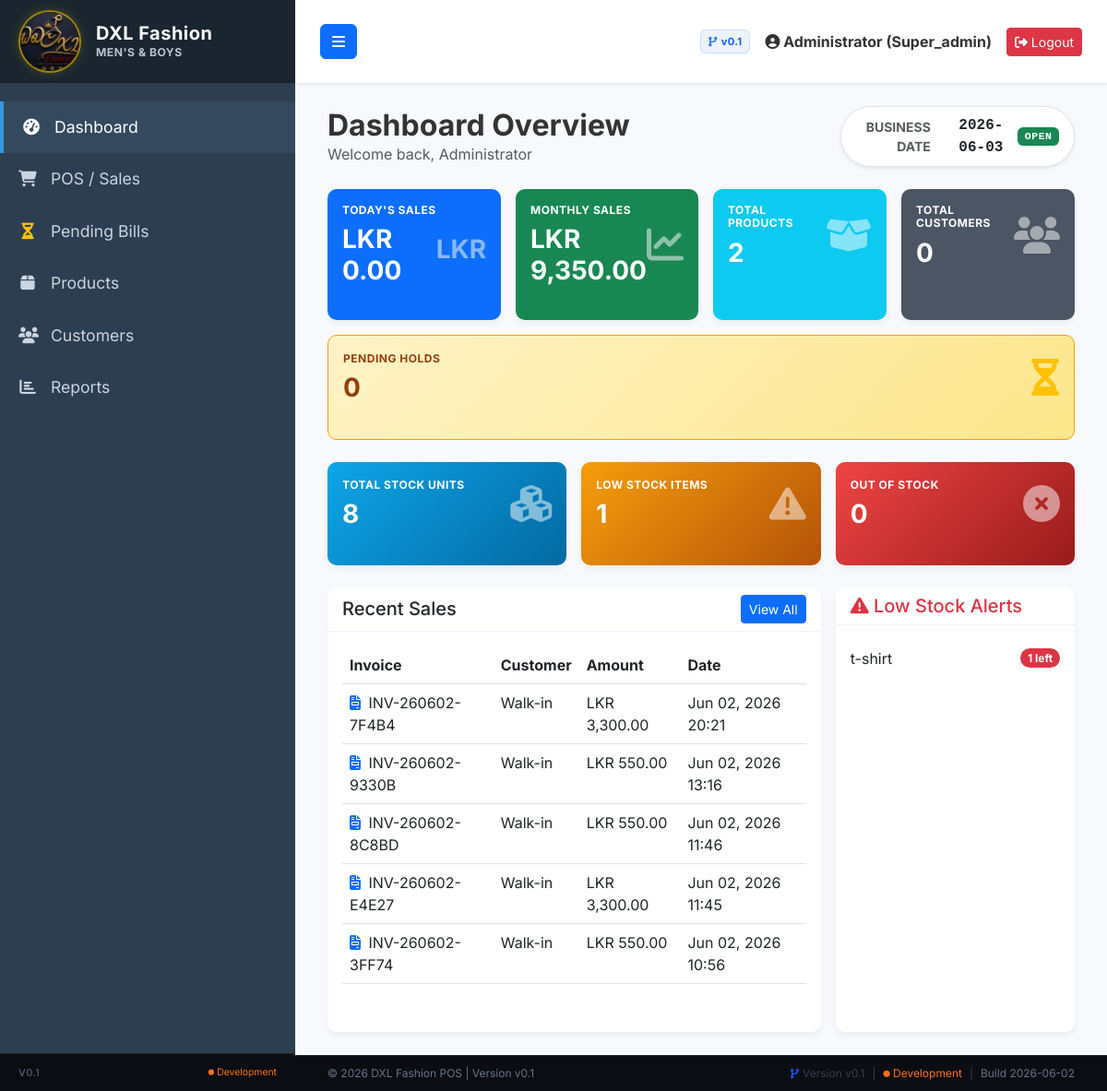
/dashboard.php (signed in), run on the app's committed database.
### tables this page shows
CREATE TABLE `day_end_sessions` (
  `id` int(11) NOT NULL AUTO_INCREMENT,
  `business_date` date NOT NULL,
  `status` enum('open','closed') NOT NULL DEFAULT 'open',
  `opened_at` timestamp NOT NULL DEFAULT current_timestamp(),
  `closed_at` timestamp NULL DEFAULT NULL,
  `opened_by` int(11) DEFAULT NULL,
  `closed_by` int(11) DEFAULT NULL,
  `total_sales` decimal(10,2) NOT NULL DEFAULT 0.00,
  `total_tax` decimal(10,2) NOT NULL DEFAULT 0.00,
  `total_discount` decimal(10,2) NOT NULL DEFAULT 0.00,
  `net_sales` decimal(10,2) NOT NULL DEFAULT 0.00,
  `created_at` timestamp NOT NULL DEFAULT current_timestamp(),
  `total_expenses` decimal(10,2) NOT NULL DEFAULT 0.00,
  `total_purchases` decimal(10,2) NOT NULL DEFAULT 0.00,
  `total_cash_payments` decimal(10,2) NOT NULL DEFAULT 0.00,
  `total_card_payments` decimal(10,2) NOT NULL DEFAULT 0.00,
  `total_pending_bills` int(11) NOT NULL DEFAULT 0,
  `stock_adjustments` int(11) NOT NULL DEFAULT 0,
  `closing_balance` decimal(10,2) NOT NULL DEFAULT 0.00,
  `reopened_by` int(11) DEFAULT NULL,
  `reopened_at` timestamp NULL DEFAULT NULL,
  `reopen_reason` text DEFAULT NULL,
  PRIMARY KEY (`id`),
  UNIQUE KEY `business_date` (`business_date`),
  KEY `fk_des_open_by` (`opened_by`),
  KEY `fk_des_close_by` (`closed_by`),
  KEY `fk_des_reopened_by` (`reopened_by`),
  CONSTRAINT `fk_des_close_by` FOREIGN KEY (`closed_by`) REFERENCES `users` (`id`) ON DELETE SET NULL,
  CONSTRAINT `fk_des_open_by` FOREIGN KEY (`opened_by`) REFERENCES `users` (`id`) ON DELETE SET NULL,
  CONSTRAINT `fk_des_reopened_by` FOREIGN KEY (`reopened_by`) REFERENCES `users` (`id`) ON DELETE SET NULL
);

CREATE TABLE `sales` (
  `id` int(11) NOT NULL AUTO_INCREMENT,
  `invoice_no` varchar(50) NOT NULL,
  `customer_id` int(11) DEFAULT NULL,
  `total_amount` decimal(10,2) NOT NULL DEFAULT 0.00,
  `discount` decimal(10,2) DEFAULT 0.00,
  `tax` decimal(10,2) DEFAULT 0.00,
  `payment_method` varchar(50) DEFAULT 'Cash',
  `card_reference` varchar(4) DEFAULT NULL COMMENT 'Last 4 digits from card machine receipt',
  `paid_amount` decimal(10,2) NOT NULL DEFAULT 0.00,
  `balance` decimal(10,2) NOT NULL DEFAULT 0.00,
  `sale_date` datetime NOT NULL DEFAULT current_timestamp(),
  `created_by` int(11) DEFAULT NULL,
  `print_count` int(11) DEFAULT 1,
  `status` varchar(20) NOT NULL DEFAULT 'COMPLETED',
  `cancelled_at` datetime DEFAULT NULL,
  `cancelled_by` int(11) DEFAULT NULL,
  `cancellation_reason` text DEFAULT NULL,
  PRIMARY KEY (`id`),
  UNIQUE KEY `invoice_no` (`invoice_no`),
  KEY `customer_id` (`customer_id`),
  KEY `created_by` (`created_by`),
  CONSTRAINT `fk_sales_cust` FOREIGN KEY (`customer_id`) REFERENCES `customers` (`id`) ON DELETE SET NULL,
  CONSTRAINT `fk_sales_user` FOREIGN KEY (`created_by`) REFERENCES `users` (`id`) ON DELETE SET NULL
);

CREATE TABLE `products` (
  `id` int(11) NOT NULL AUTO_INCREMENT,
  `category_id` int(11) DEFAULT NULL,
  `brand_id` int(11) DEFAULT NULL,
  `product_name` varchar(255) NOT NULL,
  `barcode` varchar(100) DEFAULT NULL,
  `size` varchar(10) DEFAULT NULL,
  `gender` varchar(20) DEFAULT 'Unisex',
  `color` varchar(50) DEFAULT NULL,
  `purchase_price` decimal(10,2) NOT NULL DEFAULT 0.00,
  `selling_price` decimal(10,2) NOT NULL DEFAULT 0.00,
  `discount_percent` int(11) DEFAULT 0,
  `stock_quantity` int(11) NOT NULL DEFAULT 0,
  `is_featured` tinyint(1) DEFAULT 0,
  `reorder_level` int(11) NOT NULL DEFAULT 5,
  `image` varchar(255) DEFAULT 'default.png',
  `created_at` timestamp NOT NULL DEFAULT current_timestamp(),
  PRIMARY KEY (`id`),
  UNIQUE KEY `barcode` (`barcode`),
  KEY `category_id` (`category_id`),
  KEY `brand_id` (`brand_id`),
  CONSTRAINT `fk_prod_brand` FOREIGN KEY (`brand_id`) REFERENCES `brands` (`id`) ON DELETE SET NULL,
  CONSTRAINT `fk_prod_cat` FOREIGN KEY (`category_id`) REFERENCES `categories` (`id`) ON DELETE SET NULL
);

### dashboard.php (the view, shortened to what the rows shown need)
<?php
require_once 'config/database.php';
require_once 'includes/header.php';
$session_stmt = $pdo->query("SELECT business_date, status FROM day_end_sessions ORDER BY business_date DESC LIMIT 1");
$current_session = $session_stmt->fetch();
$active_business_date = $current_session ? $current_session['business_date'] : date('Y-m-d');
$business_day_status = $current_session ? strtoupper($current_session['status']) : 'OPEN';
$stmt = $pdo->query("
    SELECT s.id, s.invoice_no, s.total_amount, s.sale_date, c.customer_name
    FROM sales s
    LEFT JOIN customers c ON s.customer_id = c.id
    WHERE s.status != 'CANCELLED'
    ORDER BY s.id DESC LIMIT 5
");
$recent_sales = $stmt->fetchAll();
$stmt = $pdo->query("
    SELECT product_name, stock_quantity, reorder_level
    FROM products
    WHERE stock_quantity <= reorder_level
    ORDER BY stock_quantity ASC LIMIT 5
");
$low_stock = $stmt->fetchAll();
?>
<div class="row mb-4 align-items-center">
    <div class="col-md-8 col-sm-12">
        <h2 class="fw-bold m-0">Dashboard Overview</h2>
    </div>
    <div class="col-md-4 col-sm-12 text-md-end mt-3 mt-md-0">
        <div class="d-inline-flex align-items-center bg-white border rounded-pill px-3 py-2 shadow-sm">
            <span class="text-muted small fw-bold me-2">BUSINESS DATE</span>
            <strong class="font-monospace text-dark me-3"><?= htmlspecialchars($active_business_date) ?></strong>
            <span class="badge bg-<?= $business_day_status === 'OPEN' ? 'success' : 'danger' ?> fw-bold font-monospace text-uppercase" style="font-size: 0.72rem; letter-spacing: 0.5px;">
                <?= $business_day_status ?>
            </span>
        </div>
    </div>
</div>
<div class="row g-3">
    <div class="col-md-8">
        <div class="card h-100">
            <div class="card-body">
                <div class="table-responsive">
                    <table class="table table-hover">
                        <thead>
                            <tr>
                                <th>Invoice</th>
                                <th>Customer</th>
                                <th>Amount</th>
                                <th>Date</th>
                            </tr>
                        </thead>
                        <tbody>
                            <?php foreach($recent_sales as $rs): ?>
                            <tr class="sale-row" style="cursor: pointer;" onclick="viewSaleDetail('<?= htmlspecialchars($rs['invoice_no']) ?>')">
                                <td><i class="fas fa-file-invoice text-primary me-1"></i> <?= htmlspecialchars($rs['invoice_no']) ?></td>
                                <td><?= htmlspecialchars($rs['customer_name'] ?? 'Walk-in') ?></td>
                                <td>LKR <?= number_format($rs['total_amount'], 2) ?></td>
                                <td><?= date('M d, Y H:i', strtotime($rs['sale_date'])) ?></td>
                            </tr>
                            <?php endforeach; ?>
                        </tbody>
                    </table>
                </div>
            </div>
        </div>
    </div>
    <div class="col-md-4">
        <div class="card h-100">
            <div class="card-body">
                <ul class="list-group list-group-flush">
                    <?php foreach($low_stock as $ls): ?>
                    <li class="list-group-item d-flex justify-content-between align-items-center px-0">
                        <?= htmlspecialchars($ls['product_name']) ?>
                        <span class="badge bg-danger rounded-pill"><?= $ls['stock_quantity'] ?> left</span>
                    </li>
                    <?php endforeach; ?>
                </ul>
            </div>
        </div>
    </div>
</div>
<?php require_once 'includes/footer.php'; ?>

### data on the page
day_end_sessions: status "OPEN"
sales: invoice_no "INV-260602-7F4B4", customer_name "Walk-in", total_amount "3,300.00", sale_date "Jun 02, 2026 20:21"
sales: invoice_no "INV-260602-9330B", customer_name "Walk-in", total_amount "550.00", sale_date "Jun 02, 2026 13:16"
sales: invoice_no "INV-260602-8C8BD", customer_name "Walk-in", total_amount "550.00", sale_date "Jun 02, 2026 11:46"
sales: invoice_no "INV-260602-E4E27", customer_name "Walk-in", total_amount "3,300.00", sale_date "Jun 02, 2026 11:45"
sales: invoice_no "INV-260602-3FF74", customer_name "Walk-in", total_amount "550.00", sale_date "Jun 02, 2026 10:56"
products: product_name "t-shirt", stock_quantity "1"

### other printed values
APP_VERSION "V0.1"
APP_ENVIRONMENT "Development"
APP_VERSION "v0.1"
$_SESSION['full_name'] "Administrator"
$_SESSION['role'] "Super_admin"
$today_sales "0.00"
$monthly_sales "9,350.00"
$total_products "2"
$total_customers "0"
$pending_count "0"
$total_stock_units "8"
$low_stock_count "1"
$out_of_stock_count "0"
APP_COPYRIGHT "© 2026 DXL Fashion POS | Version v0.1"
APP_SHORT_VERSION "Version v0.1"
